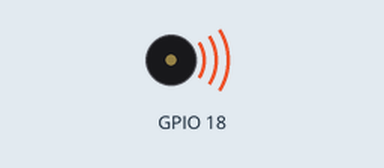
A program run on a simulated Raspberry Pi (BCM pin numbers). On the bench: buzzer (waves = sounding). At 4.0 s the program stops and its outputs stay as they are.

Above: at 0.1 s.
At 4.1 s:
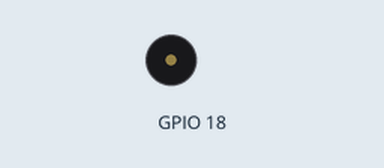
Timing chart, 0 to 5.5 s (numbered marks = the images above):
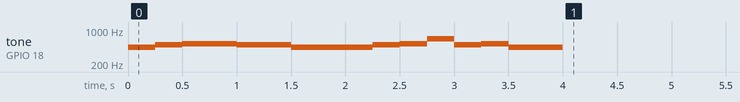

The program:

music_diddy.py
```python
from gpiozero.tones import Tone
from gpiozero import TonalBuzzer
from time import sleep
A = Tone('A4')
B = Tone('B4')
C = Tone('C5')
E = Tone('E5')

notes = [A, B, C, B, A, A, B, C, E, B, C, A]
lengths = [.25, .25, 0.5, 0.5, 0.5, .25, .25, .25, .25, .25, .25, .5]
tb = TonalBuzzer('BOARD12')
for i in range(len(notes)):
    tb.play(notes[i])
    sleep(lengths[i])
tb.stop()
    
```

Measured:
- by itself, tone on GPIO 18: plays 440 Hz for 0.25 s, 494 Hz for 0.25 s, 523 Hz for 0.50 s, 494 Hz for 0.50 s, 440 Hz for 0.75 s, 494 Hz for 0.25 s … (11 notes in this stretch)
